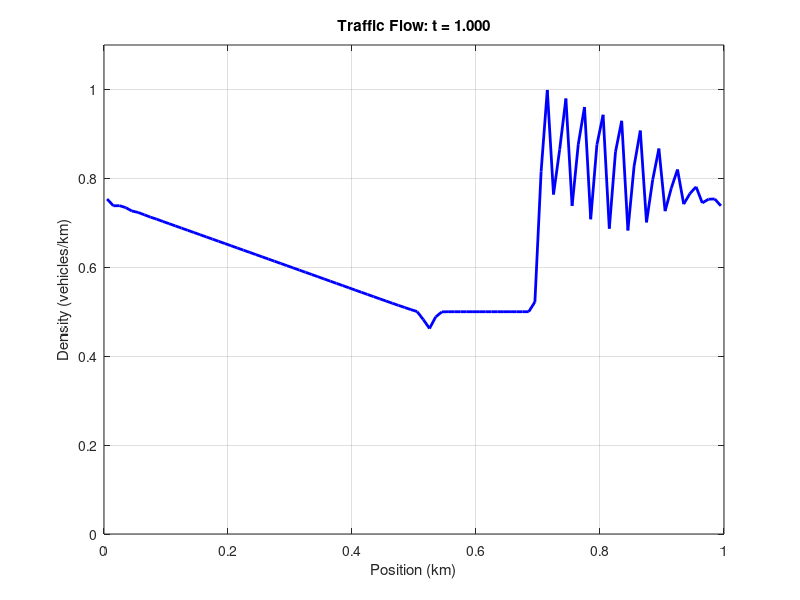

Write the MATLAB code that produced this figure.
function Claude_trial
    % Parameters
    L = 1;              % Domain length [km]
    T = 1;              % Simulation time [hours]
    M = 100;            % Number of spatial cells
    N = 500;            % Number of time steps
    
    % Grid setup
    h = L/M;            % Spatial step size
    dt = T/N;           % Time step size
    x = linspace(0, L, M+1);  % Cell boundaries
    x_center = 0.5*(x(1:end-1) + x(2:end));  % Cell centers
    
    % Traffic parameters
    rho_max = 1.0;      % Maximum density [vehicles/km]
    u_max = 1.0;        % Maximum velocity [km/hour]
    
    % Select case (1: Traffic Jam, 2: Green Light, 3: Traffic flow)
    caseNum = 3;
    
    % Initialize density based on selected case
    rho = initialize_density(x_center, rho_max, caseNum);
    
    % Time integration
    for n = 1:N
        % Apply boundary conditions
        rho = apply_boundary_conditions(rho, caseNum, rho_max);
        
        % Update density using second-order Lax-Wendroff
        rho = update_density_LW(rho, dt, h, u_max, rho_max);
        
        % Visualize every 10 steps
        if mod(n, 10) == 0
            visualize_solution(x_center, rho, n, dt, caseNum);
        end
    end
end

function rho = initialize_density(x, rho_max, caseNum)
    % Initialize density based on case number
    switch caseNum
        case 1  % Traffic Jam
            rho_L = 0.3 * rho_max;
            rho_R = rho_max;
            rho = rho_L * ones(size(x));
            rho(x >= 0.5) = rho_R;
            
        case 2  % Green Light
            rho_L = 0.7 * rho_max;
            rho_R = 0.3 * rho_max;
            rho = rho_L * ones(size(x));
            rho(x >= 0.5) = rho_R;
            
        case 3  % Traffic flow
            rho_L = rho_max;
            rho_R = 0.5 * rho_max;
            rho = rho_L * ones(size(x));
            rho(x >= 0.5) = rho_R;
            
        otherwise
            error('Invalid case number');
    end
end

function rho = apply_boundary_conditions(rho, caseNum, rho_max)
    % Apply appropriate boundary conditions based on case
    switch caseNum
        case 1  % Traffic Jam: outflow boundary conditions
            rho(1) = rho(2);
            rho(end) = rho(end-1);
            
        case 2  % Green Light: outflow boundary conditions
            rho(1) = rho(2);
            rho(end) = rho(end-1);
            
        case 3  % Traffic flow: periodic boundary conditions
            rho(1) = rho(end-1);
            rho(end) = rho(2);
            
        otherwise
            error('Invalid case number');
    end
end

function f = flux(rho, u_max, rho_max)
    % Compute the flux function: f(rho) = rho * u(rho)
    f = u_max * rho .* (1 - rho/rho_max);
end

function a = characteristic_speed(rho, u_max, rho_max)
    % Compute the characteristic speed: f'(rho)
    a = u_max * (1 - 2*rho/rho_max);
end

function rho_new = update_density_LW(rho, dt, h, u_max, rho_max)
    % Second-order Lax-Wendroff scheme with linear reconstruction
    
    % Number of cells
    M = length(rho);
    
    % Create extended arrays for boundary handling
    rho_ext = [rho(1), rho, rho(end)];
    
    % Initialize numerical fluxes
    F = zeros(1,M+1);
    
    % Compute numerical fluxes at cell interfaces
    for i = 1:M+1
        % Linear reconstruction to get left and right states
        rho_minus = rho_ext(i) + 0.5 * (rho_ext(i+1) - rho_ext(i));
        rho_plus = rho_ext(i+1) - 0.5 * (rho_ext(i+1) - rho_ext(i));
        
        % Ensure densities stay within physical bounds
        rho_minus = max(0, min(rho_max, rho_minus));
        rho_plus = max(0, min(rho_max, rho_plus));
        
        % Solve the Riemann problem (Godunov flux)
        F(i) = godunov_flux(rho_minus, rho_plus, u_max, rho_max);
    end
    
    % Update cell averages
    rho_new = rho - (dt/h) .* (F(2:end) - F(1:end-1));
    
    % Ensure solutions stay within physical bounds
    rho_new = max(0.*rho, min(rho_max, rho_new));
end

function F = godunov_flux(rho_l, rho_r, u_max, rho_max)
    % Compute the Godunov flux for the Riemann problem with left and right states
    
    % Critical density at which flux is maximum
    rho_critical = rho_max / 2;
    
    % Compute characteristic speeds
    a_l = characteristic_speed(rho_l, u_max, rho_max);
    a_r = characteristic_speed(rho_r, u_max, rho_max);
    
    % Godunov flux computation
    if rho_l <= rho_r
        % Rarefaction wave
        if rho_l <= rho_critical && rho_r >= rho_critical
            % Sonic point included, flux is maximum
            F = flux(rho_critical, u_max, rho_max);
        elseif rho_r <= rho_critical
            % Both states left of critical point, use right flux
            F = flux(rho_r, u_max, rho_max);
        else
            % Both states right of critical point, use left flux
            F = flux(rho_l, u_max, rho_max);
        end
    else
        % Shock wave
        a_shock = (flux(rho_r, u_max, rho_max) - flux(rho_l, u_max, rho_max)) / (rho_r - rho_l);
        
        if a_shock >= 0
            F = flux(rho_l, u_max, rho_max);
        else
            F = flux(rho_r, u_max, rho_max);
        end
    end
end

function visualize_solution(x, rho, n, dt, caseNum)
    % Create descriptive title based on case
    time = n * dt;
    
    switch caseNum
        case 1
            title_str = 'Traffic Jam';
        case 2
            title_str = 'Green Light';
        case 3
            title_str = 'Traffic Flow';
        otherwise
            title_str = 'Unknown Case';
    end
    
    % Plot the solution
    figure(1);
    plot(x, rho, 'b-', 'LineWidth', 2);
    grid on;
    xlabel('Position (km)');
    ylabel('Density (vehicles/km)');
    title(sprintf('%s: t = %.3f', title_str, time));
    ylim([0, 1.1]);
    
    % Add pause to visualize the evolution
    pause(0.05);
end